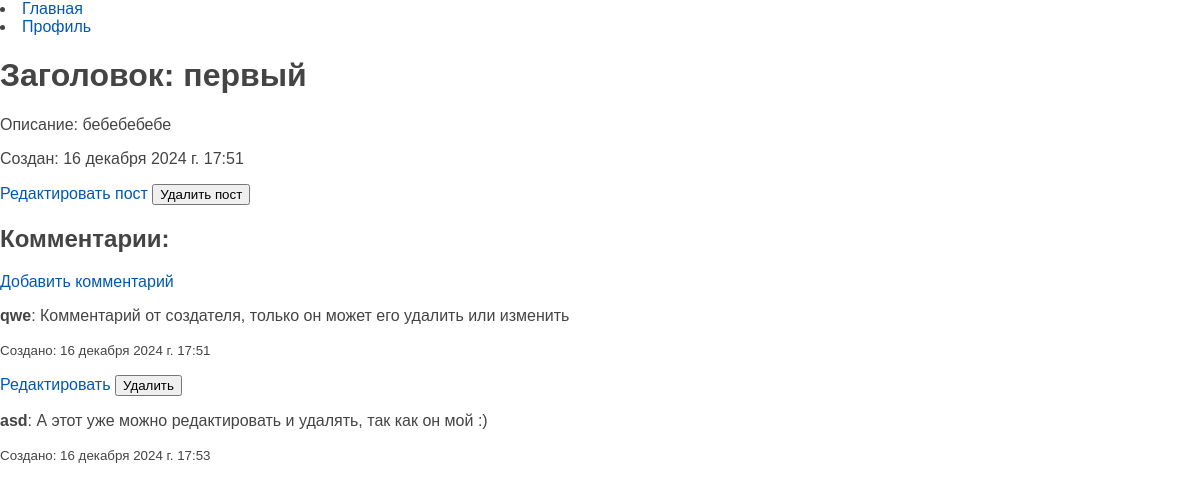
Screenshot of /posts/first/ (signed in) with the database file from the repository.
### polls/models.py (models this page shows, shortened)
class Post(models.Model):
    author = models.ForeignKey(User, on_delete=models.CASCADE, related_name='posts')
    title = models.CharField(max_length=255, verbose_name="Заголовок")
    content = models.TextField(verbose_name="Содержимое")
    slug = models.SlugField(max_length=255, unique=True, db_index=True, verbose_name="URL")
    time_create = models.DateTimeField(auto_now_add=True)
    time_update = models.DateTimeField(auto_now=True)
    likes = models.ManyToManyField(User, related_name='liked_posts', blank=True)
    class Meta:
        ordering = ['-time_update']

class Comment(models.Model):
    post = models.ForeignKey(Post, related_name='comments', on_delete=models.CASCADE)
    author = models.ForeignKey(User, on_delete=models.CASCADE)
    content = models.TextField()
    created_at = models.DateTimeField(auto_now_add=True)

### polls/views.py (the view)
# urls.py: path('posts/<slug:post_slug>/', post_detail, name='post_detail'),
def post_detail(request, post_slug):
    post = get_object_or_404(Post, slug=post_slug)
    return render(request, 'polls/post_detail.html', {'post': post})

### polls/templates/polls/post_detail.html (shortened to what this page needs)
{% extends 'polls/base.html' %}
{% block content %}
<nav>
    <li><a href="{% url 'index' %}">Главная</a></li>
    <li><a href="{% url 'profile' %}">Профиль</a></li>
</nav>
<h1>Заголовок: {{ post.title }}</h1>
<p>Описание: {{ post.content }}</p>
<p>Создан: {{ post.time_update }}</p>
{% if post.author == request.user %}
<a href="{% url 'edit_post' post.slug %}">Редактировать пост</a>
<form method="post" action="{% url 'delete_post' post.slug %}" style="display:inline;">
    <button type="submit">Удалить пост</button>
</form>
{% endif %}
<h2>Комментарии:</h2>
<p><a href="{% url 'add_comment' post.slug %}">Добавить комментарий</a></p>
{% for comment in post.comments.all %}
<p><strong>{{ comment.author }}</strong>: {{ comment.content }}</p>
<p><small>Создано: {{ comment.created_at }}</small></p>
{% if comment.author == request.user %}
<a href="{% url 'edit_comment' comment.id %}">Редактировать</a>
<form method="post" action="{% url 'delete_comment' comment.id %}" style="display:inline;">
    <button type="submit">Удалить</button>
</form>
{% endif %}
{% endfor %}
{% endblock %}

### polls/static/polls/css/styles.css (style rules this page uses)
html, body { font-family: 'Arial'; margin: 0; padding: 0; height: 100%; width: 100%; color: #444; }
a { color: #0059b2; text-decoration: none; }

### rows the page displays
Post: title "первый", content "бебебебебе", time_update "16 декабря 2024 г. 17:51"
Comment: author "qwe", content "Комментарий от создателя, только он может его удалить или изменить", created_at "16 декабря 2024 г. 17:51", shows "Редактировать"
Comment: author "asd", content "А этот уже можно редактировать и удалять, так как он мой :)", created_at "16 декабря 2024 г. 17:53"
